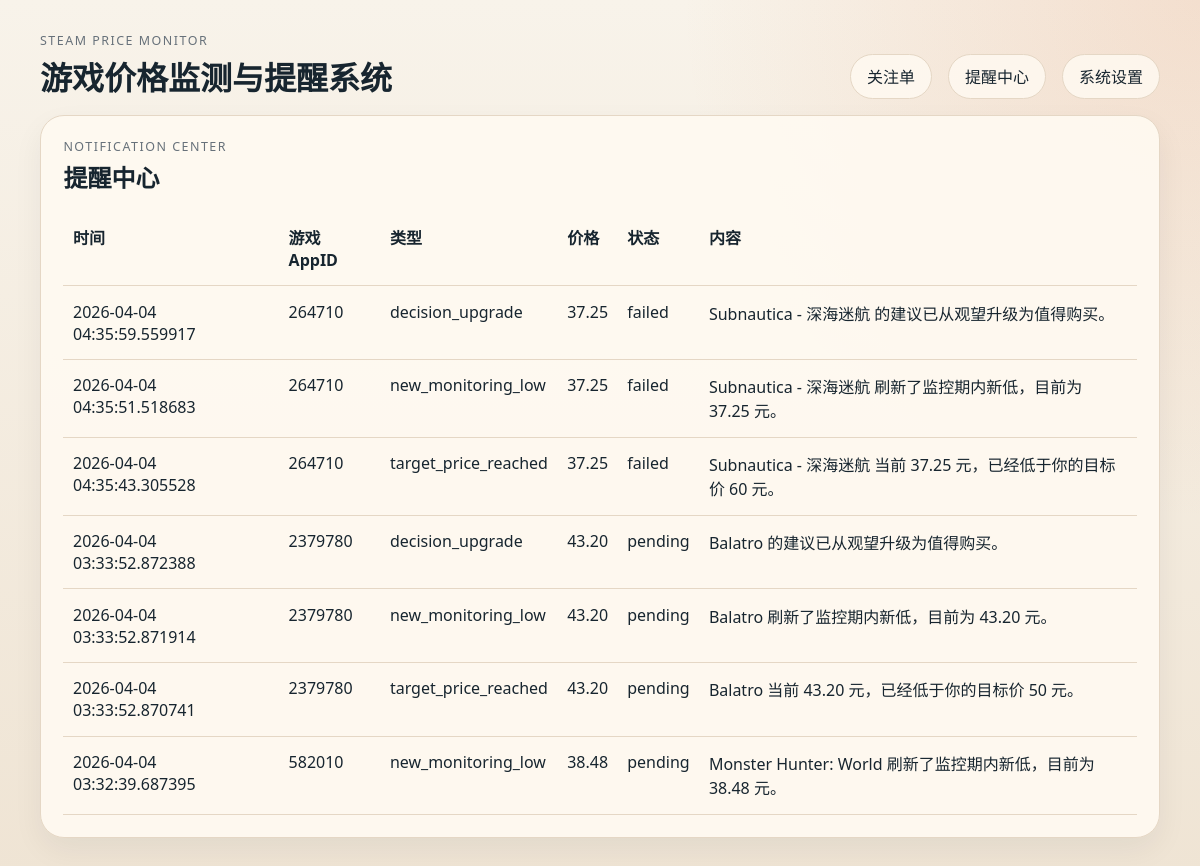
Screenshot of /alerts/page with the database file from the repository.
### steam_price_monitor/models.py (models this page shows)
class AlertEvent(Base):
    __tablename__ = "alert_event"
    id: Mapped[int] = mapped_column(Integer, primary_key=True, autoincrement=True)
    steam_appid: Mapped[int] = mapped_column(
        ForeignKey("game_canonical.steam_appid"), nullable=False, index=True
    )
    watch_item_id: Mapped[int | None] = mapped_column(
        ForeignKey("watch_item.id"), nullable=True, index=True
    )
    alert_type: Mapped[str] = mapped_column(String(50), nullable=False)
    alert_key: Mapped[str] = mapped_column(String(255), nullable=False, index=True)
    fingerprint: Mapped[str] = mapped_column(String(255), nullable=False, index=True)
    message: Mapped[str] = mapped_column(Text, nullable=False)
    status: Mapped[str] = mapped_column(String(20), default="pending", nullable=False)
    price_amount: Mapped[Decimal | None] = mapped_column(Numeric(10, 2), nullable=True)
    triggered_at: Mapped[datetime] = mapped_column(
        DateTime(timezone=True), default=utc_now, nullable=False, index=True
    )
    sent_at: Mapped[datetime | None] = mapped_column(DateTime(timezone=True), nullable=True)
    last_error: Mapped[str | None] = mapped_column(Text, nullable=True)
    game: Mapped[GameCanonical] = relationship(back_populates="alerts")
    watch_item: Mapped[WatchItem | None] = relationship(back_populates="alerts")

### steam_price_monitor/main.py (the view)
    @app.get("/alerts/page", response_class=HTMLResponse)
    def alerts_page(request: Request, db: Session = Depends(get_db)) -> HTMLResponse:
        alerts = list_alerts(db)
        return templates.TemplateResponse(
            request,
            "alerts.html",
            {"request": request, "alerts": alerts},
        )

### steam_price_monitor/templates/alerts.html
{% extends "base.html" %}
{% block content %}
<section class="panel">
  <div class="panel-heading">
    <div>
      <p class="eyebrow">Notification Center</p>
      <h2>提醒中心</h2>
    </div>
  </div>
  <div class="table-wrap">
    <table>
      <thead>
        <tr>
          <th>时间</th>
          <th>游戏 AppID</th>
          <th>类型</th>
          <th>价格</th>
          <th>状态</th>
          <th>内容</th>
        </tr>
      </thead>
      <tbody>
        {% for alert in alerts %}
        <tr>
          <td>{{ alert.triggered_at }}</td>
          <td>{{ alert.steam_appid }}</td>
          <td>{{ alert.alert_type }}</td>
          <td>{{ alert.price_amount or "-" }}</td>
          <td>{{ alert.status }}</td>
          <td>{{ alert.message }}</td>
        </tr>
        {% else %}
        <tr><td colspan="6">提醒列表还是空的，等第一次命中后会出现在这里。</td></tr>
        {% endfor %}
      </tbody>
    </table>
  </div>
</section>
{% endblock %}

### steam_price_monitor/static/style.css (style rules this page uses)
:root { --bg: #f5f1e8; --panel: #fffaf1; --ink: #17252f; --muted: #67717a; --accent: #d96c32; --line: #e5d7c5; --buy: #2f7d4a; --wait: #b56c16; --watch: #355c7d; }
* { box-sizing: border-box; }
body { margin: 0; font-family: "Segoe UI", "PingFang SC", sans-serif; color: var(--ink); background: radial-gradient(circle at top right, rgba(217, 108, 50, 0.15), transparent 35%), linear-gradient(180deg, #f8f3ea 0%, #efe4d4 100%); min-height: 100vh; }
.panel, .hero-card { background: rgba(255, 250, 241, 0.92); border: 1px solid var(--line); border-radius: 24px; padding: 1.4rem; box-shadow: 0 12px 30px rgba(23, 37, 47, 0.06); }
.panel-heading { display: flex; justify-content: space-between; align-items: start; margin-bottom: 1rem; }
.eyebrow { margin: 0; text-transform: uppercase; letter-spacing: 0.12em; font-size: 0.78rem; color: var(--muted); }
h1, h2 { margin: 0.25rem 0 0; }
.table-wrap { overflow-x: auto; }
table { width: 100%; border-collapse: collapse; }
th, td { text-align: left; padding: 0.9rem 0.6rem; border-bottom: 1px solid var(--line); vertical-align: top; }

### rows the page displays
AlertEvent: triggered_at "2026-04-04 04:35:59.559917", steam_appid "264710", alert_type "decision_upgrade", price_amount "37.25", status "failed", message "Subnautica - 深海迷航 的建议已从观望升级为值得购买。"
AlertEvent: triggered_at "2026-04-04 04:35:51.518683", steam_appid "264710", alert_type "new_monitoring_low", price_amount "37.25", status "failed", message "Subnautica - 深海迷航 刷新了监控期内新低，目前为 37.25 元。"
AlertEvent: triggered_at "2026-04-04 04:35:43.305528", steam_appid "264710", alert_type "target_price_reached", price_amount "37.25", status "failed", message "Subnautica - 深海迷航 当前 37.25 元，已经低于你的目标价 60 元。"
AlertEvent: triggered_at "2026-04-04 03:33:52.872388", steam_appid "2379780", alert_type "decision_upgrade", price_amount "43.20", status "pending", message "Balatro 的建议已从观望升级为值得购买。"
AlertEvent: triggered_at "2026-04-04 03:33:52.871914", steam_appid "2379780", alert_type "new_monitoring_low", price_amount "43.20", status "pending", message "Balatro 刷新了监控期内新低，目前为 43.20 元。"
AlertEvent: triggered_at "2026-04-04 03:33:52.870741", steam_appid "2379780", alert_type "target_price_reached", price_amount "43.20", status "pending", message "Balatro 当前 43.20 元，已经低于你的目标价 50 元。"
AlertEvent: triggered_at "2026-04-04 03:32:39.687395", steam_appid "582010", alert_type "new_monitoring_low", price_amount "38.48", status "pending", message "Monster Hunter: World 刷新了监控期内新低，目前为 38.48 元。"
